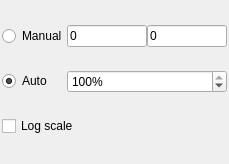
<?xml version="1.0" encoding="UTF-8"?>
<ui version="4.0">
 <class>Form</class>
 <widget class="QWidget" name="Form">
  <property name="geometry">
   <rect>
    <x>0</x>
    <y>0</y>
    <width>200</width>
    <height>164</height>
   </rect>
  </property>
  <property name="maximumSize">
   <size>
    <width>200</width>
    <height>16777215</height>
   </size>
  </property>
  <property name="windowTitle">
   <string>Form</string>
  </property>
  <layout class="QGridLayout" name="gridLayout">
   <property name="leftMargin">
    <number>2</number>
   </property>
   <property name="topMargin">
    <number>2</number>
   </property>
   <property name="rightMargin">
    <number>2</number>
   </property>
   <property name="bottomMargin">
    <number>2</number>
   </property>
   <property name="spacing">
    <number>0</number>
   </property>
   <item row="2" column="2" colspan="2">
    <widget class="QSpinBox" name="autoPercentSpin">
     <property name="enabled">
      <bool>true</bool>
     </property>
     <property name="toolTip">
      <string>&lt;html&gt;&lt;head/&gt;&lt;body&gt;&lt;p&gt;Percent of data to be visible when auto-scaling. It may be useful to decrease this value for data with spiky noise.&lt;/p&gt;&lt;/body&gt;&lt;/html&gt;</string>
     </property>
     <property name="suffix">
      <string>%</string>
     </property>
     <property name="minimum">
      <number>1</number>
     </property>
     <property name="maximum">
      <number>100</number>
     </property>
     <property name="singleStep">
      <number>1</number>
     </property>
     <property name="value">
      <number>100</number>
     </property>
    </widget>
   </item>
   <item row="2" column="0" colspan="2">
    <widget class="QRadioButton" name="autoRadio">
     <property name="toolTip">
      <string>&lt;html&gt;&lt;head/&gt;&lt;body&gt;&lt;p&gt;Automatically resize this axis whenever the displayed data is changed.&lt;/p&gt;&lt;/body&gt;&lt;/html&gt;</string>
     </property>
     <property name="text">
      <string>Auto</string>
     </property>
     <property name="checked">
      <bool>true</bool>
     </property>
    </widget>
   </item>
   <item row="1" column="0" colspan="2">
    <widget class="QRadioButton" name="manualRadio">
     <property name="toolTip">
      <string>&lt;html&gt;&lt;head/&gt;&lt;body&gt;&lt;p&gt;Set the range for this axis manually. This disables automatic scaling. &lt;/p&gt;&lt;/body&gt;&lt;/html&gt;</string>
     </property>
     <property name="text">
      <string>Manual</string>
     </property>
    </widget>
   </item>
   <item row="1" column="2">
    <widget class="QLineEdit" name="minText">
     <property name="minimumSize">
      <size>
       <width>80</width>
       <height>0</height>
      </size>
     </property>
     <property name="toolTip">
      <string>&lt;html&gt;&lt;head/&gt;&lt;body&gt;&lt;p&gt;Minimum value to display for this axis.&lt;/p&gt;&lt;/body&gt;&lt;/html&gt;</string>
     </property>
     <property name="text">
      <string>0</string>
     </property>
    </widget>
   </item>
   <item row="1" column="3">
    <widget class="QLineEdit" name="maxText">
     <property name="minimumSize">
      <size>
       <width>80</width>
       <height>0</height>
      </size>
     </property>
     <property name="toolTip">
      <string>&lt;html&gt;&lt;head/&gt;&lt;body&gt;&lt;p&gt;Maximum value to display for this axis.&lt;/p&gt;&lt;/body&gt;&lt;/html&gt;</string>
     </property>
     <property name="text">
      <string>0</string>
     </property>
    </widget>
   </item>
   <item row="3" column="0" colspan="3">
    <widget class="QCheckBox" name="logModeCheck">
     <property name="toolTip">
      <string>&lt;html&gt;&lt;head/&gt;&lt;body&gt;&lt;p&gt;Logarithmic axis scaling.&lt;/p&gt;&lt;/body&gt;&lt;/html&gt;</string>
     </property>
     <property name="text">
      <string>Log scale</string>
     </property>
    </widget>
   </item>
  </layout>
 </widget>
 <resources/>
 <connections/>
</ui>
